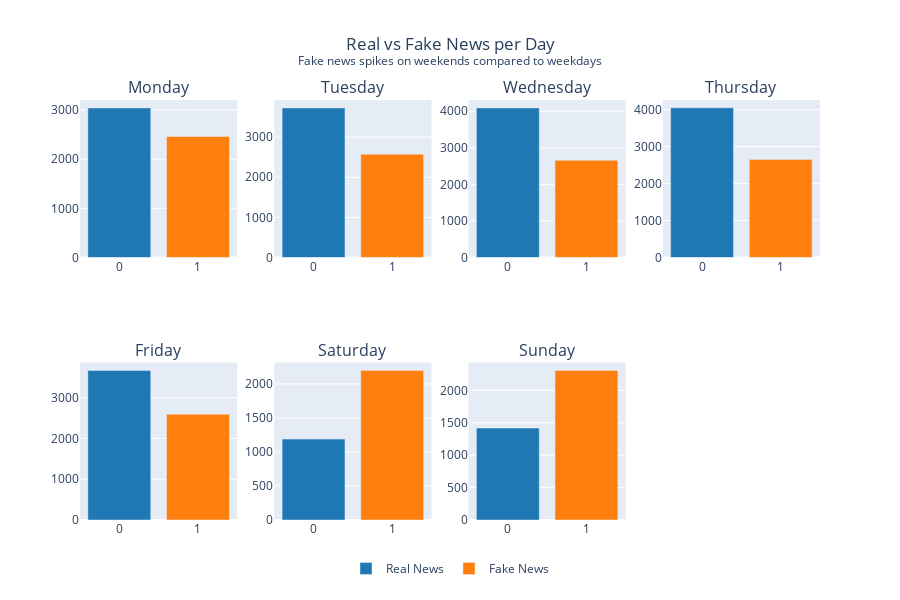

The cell this chart's notebook holds for it:
### Markdown cell above
### 5.4: How does the News Labels varies according to different days in a week?

### Code cell
import plotly.graph_objects as go
from plotly.subplots import make_subplots
import plotly.io as pio
from IPython.display import Image

# Prepare data as before
day_based_news = pd.crosstab(index=df_final['day_of_week'], columns=df_final['label'])
day_based_news.columns = ['Real (0)', 'Fake (1)']
day_order = ['Monday', 'Tuesday', 'Wednesday', 'Thursday', 'Friday', 'Saturday', 'Sunday']
day_based_news = day_based_news.reindex(day_order)

# Create subplot figure: 4 columns, 2 rows (7 days)
fig = make_subplots(
    rows=2, cols=4,
    subplot_titles=day_based_news.index.tolist(),
    specs=[[{"type": "bar"}]*4, [{"type": "bar"}]*4]
)

positions = [(1,1),(1,2),(1,3),(1,4),(2,1),(2,2),(2,3)]

for i, day in enumerate(day_based_news.index):
    row, col = positions[i]
    # Real news bar (x=0)
    fig.add_trace(go.Bar(
        x=[0],
        y=[day_based_news.loc[day, 'Real (0)']],
        marker_color='#1f77b4',
        name='Real News',
        showlegend=(i == 0)
    ), row=row, col=col)
    # Fake news bar (x=1)
    fig.add_trace(go.Bar(
        x=[1],
        y=[day_based_news.loc[day, 'Fake (1)']],
        marker_color='#ff7f0e',
        name='Fake News',
        showlegend=(i == 0)
    ), row=row, col=col)
    
    fig.update_xaxes(
        tickmode='array',
        tickvals=[0, 1],
        ticktext=['0', '1'],
        row=row, col=col)

# Update layout with title and legend
fig.update_layout(
    height=600,
    width=900,
    title={
        'text': "Real vs Fake News per Day<br><sup>Fake news spikes on weekends compared to weekdays</sup>",
        'x':0.5,
        'xanchor': 'center',
        'yanchor': 'top'
    },
    legend=dict(
        orientation="h",
        yanchor="bottom",
        y=-0.15,
        xanchor="center",
        x=0.5,
        bgcolor='rgba(0,0,0,0)'
    ),
    margin=dict(t=100)
)



# # Save static image as PNG using kaleido
# fig.write_image("../reports/figures/day_wise_news_count.png")

# # Display static PNG inline in notebook (will render on GitHub too)
# Image("../reports/figures/day_wise_news_count.png")
fig.show()

### Figure 1 — Plotly figure (JSON) as saved in the notebook; plotly's stock layout.template omitted (floating-point values rounded to 4 significant figures)
{"data": [{"marker": {"color": "#1f77b4"}, "name": "Real News", "showlegend": true, "type": "bar", "x": [0], "xaxis": "x", "y": [3045], "yaxis": "y"}, {"marker": {"color": "#ff7f0e"}, "name": "Fake News", "showlegend": true, "type": "bar", "x": [1], "xaxis": "x", "y": [2463], "yaxis": "y"}, {"marker": {"color": "#1f77b4"}, "name": "Real News", "showlegend": false, "type": "bar", "x": [0], "xaxis": "x2", "y": [3731], "yaxis": "y2"}, {"marker": {"color": "#ff7f0e"}, "name": "Fake News", "showlegend": false, "type": "bar", "x": [1], "xaxis": "x2", "y": [2577], "yaxis": "y2"}, {"marker": {"color": "#1f77b4"}, "name": "Real News", "showlegend": false, "type": "bar", "x": [0], "xaxis": "x3", "y": [4093], "yaxis": "y3"}, {"marker": {"color": "#ff7f0e"}, "name": "Fake News", "showlegend": false, "type": "bar", "x": [1], "xaxis": "x3", "y": [2659], "yaxis": "y3"}, {"marker": {"color": "#1f77b4"}, "name": "Real News", "showlegend": false, "type": "bar", "x": [0], "xaxis": "x4", "y": [4046], "yaxis": "y4"}, {"marker": {"color": "#ff7f0e"}, "name": "Fake News", "showlegend": false, "type": "bar", "x": [1], "xaxis": "x4", "y": [2648], "yaxis": "y4"}, {"marker": {"color": "#1f77b4"}, "name": "Real News", "showlegend": false, "type": "bar", "x": [0], "xaxis": "x5", "y": [3668], "yaxis": "y5"}, {"marker": {"color": "#ff7f0e"}, "name": "Fake News", "showlegend": false, "type": "bar", "x": [1], "xaxis": "x5", "y": [2593], "yaxis": "y5"}, {"marker": {"color": "#1f77b4"}, "name": "Real News", "showlegend": false, "type": "bar", "x": [0], "xaxis": "x6", "y": [1189], "yaxis": "y6"}, {"marker": {"color": "#ff7f0e"}, "name": "Fake News", "showlegend": false, "type": "bar", "x": [1], "xaxis": "x6", "y": [2199], "yaxis": "y6"}, {"marker": {"color": "#1f77b4"}, "name": "Real News", "showlegend": false, "type": "bar", "x": [0], "xaxis": "x7", "y": [1419], "yaxis": "y7"}, {"marker": {"color": "#ff7f0e"}, "name": "Fake News", "showlegend": false, "type": "bar", "x": [1], "xaxis": "x7", "y": [2308], "yaxis": "y7"}], "layout": {"annotations": [{"font": {"size": 16}, "showarrow": false, "text": "Monday", "x": 0.1062, "xanchor": "center", "xref": "paper", "y": 1, "yanchor": "bottom", "yref": "paper"}, {"font": {"size": 16}, "showarrow": false, "text": "Tuesday", "x": 0.3688, "xanchor": "center", "xref": "paper", "y": 1, "yanchor": "bottom", "yref": "paper"}, {"font": {"size": 16}, "showarrow": false, "text": "Wednesday", "x": 0.6313, "xanchor": "center", "xref": "paper", "y": 1, "yanchor": "bottom", "yref": "paper"}, {"font": {"size": 16}, "showarrow": false, "text": "Thursday", "x": 0.8938, "xanchor": "center", "xref": "paper", "y": 1, "yanchor": "bottom", "yref": "paper"}, {"font": {"size": 16}, "showarrow": false, "text": "Friday", "x": 0.1062, "xanchor": "center", "xref": "paper", "y": 0.375, "yanchor": "bottom", "yref": "paper"}, {"font": {"size": 16}, "showarrow": false, "text": "Saturday", "x": 0.3688, "xanchor": "center", "xref": "paper", "y": 0.375, "yanchor": "bottom", "yref": "paper"}, {"font": {"size": 16}, "showarrow": false, "text": "Sunday", "x": 0.6313, "xanchor": "center", "xref": "paper", "y": 0.375, "yanchor": "bottom", "yref": "paper"}], "height": 600, "legend": {"bgcolor": "rgba(0,0,0,0)", "orientation": "h", "x": 0.5, "xanchor": "center", "y": -0.15, "yanchor": "bottom"}, "margin": {"t": 100}, "title": {"text": "Real vs Fake News per Day<br><sup>Fake news spikes on weekends compared to weekdays</sup>", "x": 0.5, "xanchor": "center", "yanchor": "top"}, "width": 900, "xaxis": {"anchor": "y", "domain": [0, 0.2125], "tickmode": "array", "ticktext": ["0", "1"], "tickvals": [0, 1]}, "xaxis2": {"anchor": "y2", "domain": [0.2625, 0.475], "tickmode": "array", "ticktext": ["0", "1"], "tickvals": [0, 1]}, "xaxis3": {"anchor": "y3", "domain": [0.525, 0.7375], "tickmode": "array", "ticktext": ["0", "1"], "tickvals": [0, 1]}, "xaxis4": {"anchor": "y4", "domain": [0.7875, 1], "tickmode": "array", "ticktext": ["0", "1"], "tickvals": [0, 1]}, "xaxis5": {"anchor": "y5", "domain": [0, 0.2125], "tickmode": "array", "ticktext": ["0", "1"], "tickvals": [0, 1]}, "xaxis6": {"anchor": "y6", "domain": [0.2625, 0.475], "tickmode": "array", "ticktext": ["0", "1"], "tickvals": [0, 1]}, "xaxis7": {"anchor": "y7", "domain": [0.525, 0.7375], "tickmode": "array", "ticktext": ["0", "1"], "tickvals": [0, 1]}, "xaxis8": {"anchor": "y8", "domain": [0.7875, 1]}, "yaxis": {"anchor": "x", "domain": [0.625, 1]}, "yaxis2": {"anchor": "x2", "domain": [0.625, 1]}, "yaxis3": {"anchor": "x3", "domain": [0.625, 1]}, "yaxis4": {"anchor": "x4", "domain": [0.625, 1]}, "yaxis5": {"anchor": "x5", "domain": [0, 0.375]}, "yaxis6": {"anchor": "x6", "domain": [0, 0.375]}, "yaxis7": {"anchor": "x7", "domain": [0, 0.375]}, "yaxis8": {"anchor": "x8", "domain": [0, 0.375]}}}
